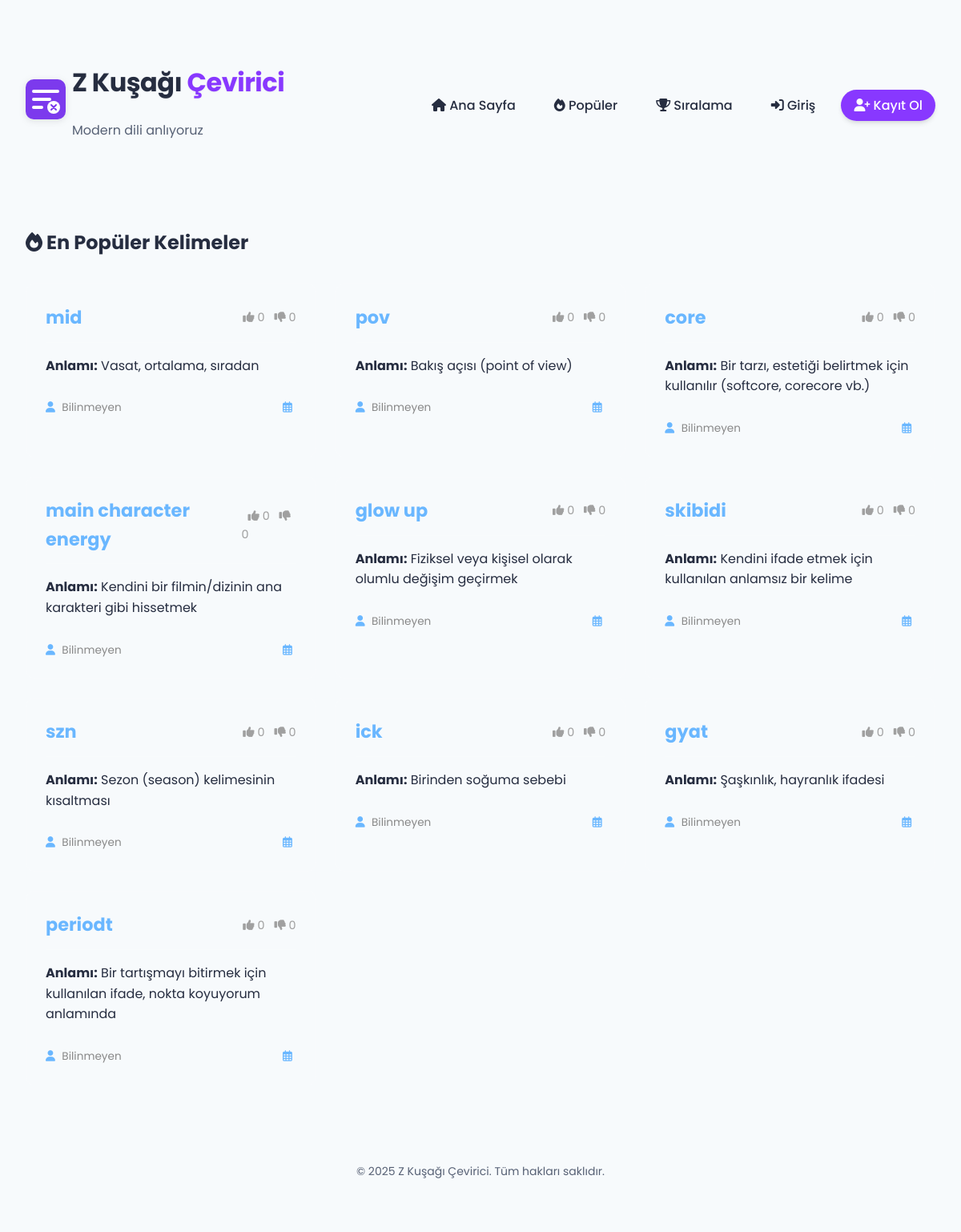
The app's page /popular with its own data.
### tables this page shows
CREATE TABLE words (
        id INTEGER PRIMARY KEY AUTOINCREMENT,
        word TEXT UNIQUE NOT NULL,
        meaning TEXT NOT NULL,
        created_at TIMESTAMP DEFAULT CURRENT_TIMESTAMP,
        updated_at TIMESTAMP DEFAULT CURRENT_TIMESTAMP,
        suggested_by TEXT
    , votes_up INTEGER DEFAULT 0, votes_down INTEGER DEFAULT 0, is_approved INTEGER DEFAULT 0, approved_by INTEGER, approved_at TIMESTAMP);

### app.py (the view)
@app.route('/popular', methods=['GET'])
def popular_words():
    try:
        words = get_popular_words(10)
        user = None
        is_admin = False
        if 'user_id' in session:
            user = get_user_by_id(session['user_id'])
            if user:
                is_admin = user.get('is_admin', False)
        print(f"Toplam {len(words)} kelime bulundu.")
        for word in words:
            print(f"Kelime: {word.get('word')}, Upvotes: {word.get('upvotes')}")
        return render_template('popular.html',
                            user=user,
                            words=words,
                            is_admin=is_admin)
    except Exception as e:
        logger.error(f"Popüler kelimeler yüklenirken hata: {e}", exc_info=True)
        return render_template('error.html',
                            error_message="Popüler kelimeler yüklenirken bir hata oluştu.",
                            user=None,
                            is_admin=False), 500

### app.py (called while the page is built)
@app.template_filter('safe_date')
def safe_date_filter(value, format='%d/%m/%Y %H:%M'):
    if value is None:
        return "Belirtilmemiş"
    if isinstance(value, datetime):
        return value.strftime(format)
    if isinstance(value, str):
        try:
            date_obj = datetime.strptime(value, '%Y-%m-%d %H:%M:%S')
            return date_obj.strftime(format)
        except (ValueError, TypeError):
            return value
    return str(value)

### db_config.py (called while the page is built)
def get_db_connection():
    if 'DATABASE_URL' in os.environ or 'PGDATABASE' in os.environ:
        logger.info("PostgreSQL veritabanı kullanılıyor (Railway)")
        return get_postgres_connection()
    else:
        logger.info("SQLite veritabanı kullanılıyor (Railway PostgreSQL bulunamadı)")
        return get_sqlite_connection()

### models.py (called while the page is built)
def get_param_placeholder(conn):
    if hasattr(conn, 'cursor_factory') or 'psycopg2' in str(type(conn)):
        return '%s'  # PostgreSQL bağlantısı
    else:
        return '?'  # SQLite bağlantısı

### templates/popular.html (shortened to what this page needs)
{% extends 'base.html' %}
{% block content %}
<div class="content-box">
    <h2><i class="fas fa-fire"></i> En Popüler Kelimeler</h2>
    {% if not words %}
        <div class="no-results">
            <i class="fas fa-info-circle"></i>
            <p>Henüz popüler kelime bulunmuyor.</p>
        </div>
    {% else %}
        <div class="words-list">
            {% for word in words %}
                <div class="word-card">
                    <div class="word-header">
                        <h3>{{ word.word }}</h3>
                        <span class="word-votes">
                            <i class="fas fa-thumbs-up"></i> {{ word.upvotes or 0 }}
                            <i class="fas fa-thumbs-down"></i> {{ word.downvotes or 0 }}
                        </span>
                    </div>
                    <div class="word-meaning">
                        <p><strong>Anlamı:</strong> {{ word.meaning }}</p>
                    </div>
                    <div class="word-meta">
                        <span class="meta"><i class="fas fa-user"></i> {{ word.added_by or 'Bilinmeyen' }}</span>
                        <span class="meta"><i class="far fa-calendar-alt"></i> {{ word.created_at|safe_date }}</span>
                    </div>
                </div>
            {% endfor %}
        </div>
    {% endif %}
</div>
{% endblock %}

### templates/base.html (shortened to what this page needs)
<!DOCTYPE html>
<html lang="tr">
<head>
    <link rel="stylesheet" href="https://cdnjs.cloudflare.com/ajax/libs/font-awesome/6.4.0/css/all.min.css">
    <link rel="stylesheet" href="{{ url_for('static', filename='css/style.css') }}">
</head>
<body>
    <div class="container">
        <header>
            <div class="logo">
                <a href="{{ url_for('index') }}">
                    <img src="{{ url_for('static', filename='images/logo.svg') }}" alt="Z Kuşağı Çevirici Logo">
                    <div>
                        <h1>Z Kuşağı <span>Çevirici</span></h1>
                        <p class="motto">Modern dili anlıyoruz</p>
                    </div>
                </a>
            </div>
            <nav class="main-nav">
                <ul>
                    <li><a href="{{ url_for('index') }}"><i class="fas fa-home"></i> Ana Sayfa</a></li>
                    <li><a href="{{ url_for('popular_words') }}"><i class="fas fa-fire"></i> Popüler</a></li>
                    <li><a href="{{ url_for('leaderboard') }}"><i class="fas fa-trophy"></i> Sıralama</a></li>
                    {% if user %}
                        <li><a href="{{ url_for('profile') }}"><i class="fas fa-user"></i> Profilim</a></li>
                        {% if is_admin %}
                            <li><a href="{{ url_for('admin_dashboard') }}" class="highlight"><i class="fas fa-tools"></i> Yönetim</a></li>
                        {% endif %}
                        <li><a href="{{ url_for('logout') }}"><i class="fas fa-sign-out-alt"></i> Çıkış</a></li>
                    {% else %}
                        <li><a href="{{ url_for('login') }}"><i class="fas fa-sign-in-alt"></i> Giriş</a></li>
                        <li><a href="{{ url_for('register') }}" class="highlight"><i class="fas fa-user-plus"></i> Kayıt Ol</a></li>
                    {% endif %}
                </ul>
            </nav>
        </header>
        <main>
            {% block content %}{% endblock %}
        </main>
        <footer>
            <p>&copy; <span id="current-year"></span> Z Kuşağı Çevirici. Tüm hakları saklıdır.</p>
        </footer>
    </div>
</body>
</html>

### static/css/style.css (style rules this page uses)
:root { --primary: 264 100% 61%; --primary-light: 264 96% 85%; --primary-dark: 264 100% 50%; --secondary: 330 100% 65%; --secondary-light: 330 100% 75%; --accent: 160 84% 39%; --accent-light: 160 84% 50%; --background: 210 50% 98%; --card-bg: 0 0% 100%; --text-dark: 225 25% 20%; --text-medium: 220 15% 40%; --text-light: 220 15% 60%; --success: 142 76% 36%; --warning: 38 92% 50%; --danger: 0 84% 60%; --border: 220 13% 91%; --space-xs: 0.25rem; --space-sm: 0.5rem; --space-md: 1rem; --space-lg: 1.5rem; --space-xl: 2rem; --space-xxl: 3rem; --font-family: 'Poppins', sans-serif; --font-size-xs: 0.75rem; --font-size-sm: 0.875rem; --font-size-md: 1rem; --font-size-lg: 1.125rem; --font-size-xl: 1.25rem; --font-size-xxl: 1.5rem; --font-size-title: 2rem; --font-size-display: 2.5rem; --radius-sm: 0.25rem; --radius-md: 0.5rem; --radius-lg: 0.75rem; --radius-xl: 1rem; --radius-pill: 9999px; --shadow-sm: 0 1px 2px rgba(0, 0, 0, 0.05); --shadow-md: 0 4px 6px -1px rgba(0, 0, 0, 0.1), 0 2px 4px -1px rgba(0, 0, 0, 0.06); --shadow-lg: 0 10px 15px -3px rgba(0, 0, 0, 0.1), 0 4px 6px -2px rgba(0, 0, 0, 0.05); --shadow-xl: 0 20px 25px -5px rgba(0, 0, 0, 0.1), 0 10px 10px -5px rgba(0, 0, 0, 0.04); --shadow-glow: 0 0 15px rgba(124, 58, 237, 0.5); }
body { font-family: var(--font-family); background-color: hsl(var(--background)); background-image: radial-gradient(circle at 0% 0%, hsla(var(--primary-light), 0.1) 0%, transparent 60%), radial-gradient(circle at 100% 100%, hsla(var(--secondary-light), 0.1) 0%, transparent 60%); background-attachment: fixed; color: hsl(var(--text-dark)); line-height: 1.6; min-height: 100vh; }
.container { max-width: 1200px; margin: 0 auto; padding: var(--space-lg); }
header { display: flex; flex-direction: column; align-items: center; justify-content: space-between; margin-bottom: var(--space-xl); padding: var(--space-lg) 0; position: relative; }
@media (min-width: 768px) { header { flex-direction: row; text-align: left; } }
.logo { display: flex; align-items: center; justify-content: center; margin-bottom: var(--space-md); position: relative; }
.logo a { display: flex; align-items: center; text-decoration: none; transition: transform 0.3s ease; }
.logo img { height: 50px; margin-right: var(--space-sm); filter: drop-shadow(0 2px 4px rgba(0, 0, 0, 0.1)); }
h1 { font-size: var(--font-size-title); font-weight: 700; color: hsl(var(--text-dark)); text-shadow: 0 1px 2px rgba(0, 0, 0, 0.05); letter-spacing: -0.5px; }
h1 span { color: hsl(var(--primary)); position: relative; }
h1 span::after { content: ''; position: absolute; bottom: -3px; left: 0; width: 100%; height: 2px; background-color: hsl(var(--secondary)); transform: scaleX(0); transform-origin: bottom right; transition: transform 0.5s ease; }
.motto { font-size: var(--font-size-md); color: hsl(var(--text-medium)); margin-top: var(--space-sm); }
.main-nav { margin-top: var(--space-md); }
@media (min-width: 768px) { .main-nav { margin-top: 0; } }
.main-nav ul { display: flex; list-style: none; gap: var(--space-md); flex-wrap: wrap; justify-content: center; }
.main-nav a { color: hsl(var(--text-dark)); text-decoration: none; font-weight: 500; padding: var(--space-sm) var(--space-md); border-radius: var(--radius-pill); transition: all 0.3s ease; position: relative; z-index: 1; }
.main-nav a::before { content: ''; position: absolute; top: 0; left: 0; width: 100%; height: 100%; background-color: hsla(var(--primary), 0.1); border-radius: var(--radius-pill); z-index: -1; opacity: 0; transform: scale(0.8); transition: all 0.3s ease; }
.main-nav a.highlight { background-color: hsl(var(--primary)); color: white; box-shadow: var(--shadow-md); }
main { display: grid; gap: var(--space-xxl); }
footer { text-align: center; padding: var(--space-xl) 0 var(--space-lg); color: hsl(var(--text-medium)); font-size: var(--font-size-sm); position: relative; margin-top: var(--space-xxl); }
footer::before { content: ''; position: absolute; top: 0; left: 50%; transform: translateX(-50%); width: 100px; height: 2px; background: linear-gradient(to right, transparent, hsla(var(--primary), 0.5), transparent); }

### records on screen
words: word "mid", upvotes "0", downvotes "0", meaning "Vasat, ortalama, sıradan", added_by "Bilinmeyen"
words: word "pov", upvotes "0", downvotes "0", meaning "Bakış açısı (point of view)", added_by "Bilinmeyen"
words: word "core", upvotes "0", downvotes "0", meaning "Bir tarzı, estetiği belirtmek için kullanılır (softcore, corecore vb.)", added_by "Bilinmeyen"
words: word "main character energy", upvotes "0", downvotes "0", meaning "Kendini bir filmin/dizinin ana karakteri gibi hissetmek", added_by "Bilinmeyen"
words: word "glow up", upvotes "0", downvotes "0", meaning "Fiziksel veya kişisel olarak olumlu değişim geçirmek", added_by "Bilinmeyen"
words: word "skibidi", upvotes "0", downvotes "0", meaning "Kendini ifade etmek için kullanılan anlamsız bir kelime", added_by "Bilinmeyen"
words: word "szn", upvotes "0", downvotes "0", meaning "Sezon (season) kelimesinin kısaltması", added_by "Bilinmeyen"
words: word "ick", upvotes "0", downvotes "0", meaning "Birinden soğuma sebebi", added_by "Bilinmeyen"
words: word "gyat", votes_down "0", meaning "Şaşkınlık, hayranlık ifadesi", added_by "Bilinmeyen"
words: word "periodt", upvotes "0", downvotes "0", meaning "Bir tartışmayı bitirmek için kullanılan ifade, nokta koyuyorum anlamında", added_by "Bilinmeyen"
